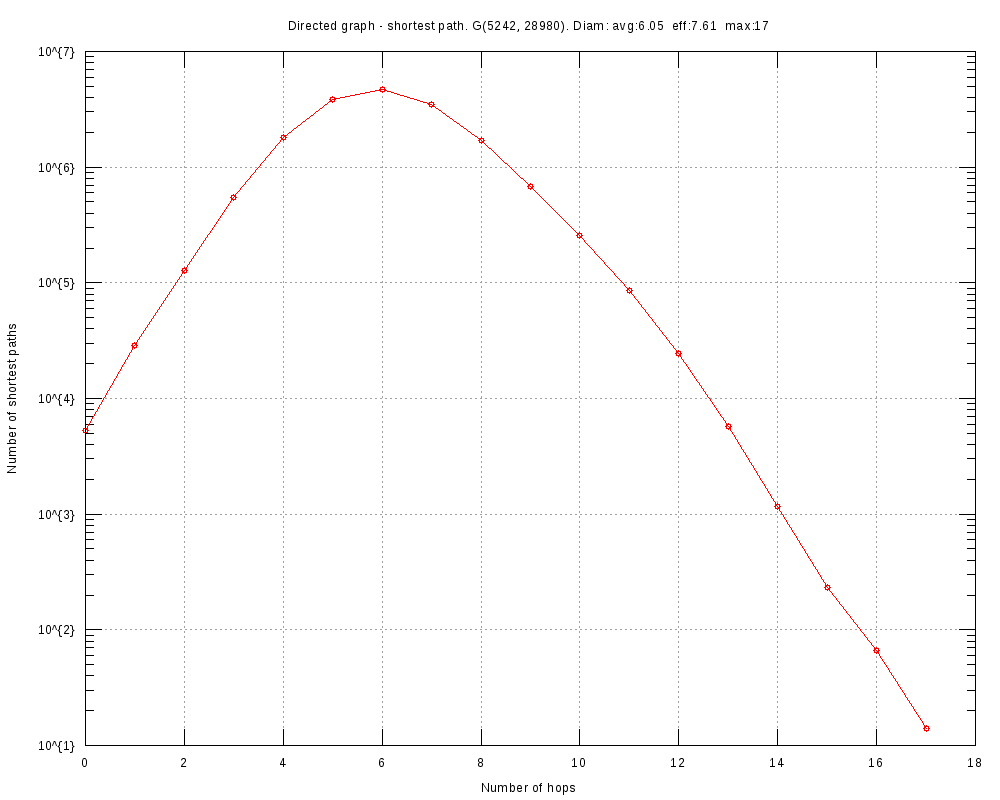

This chart was generated by the following gnuplot code:
#
# Directed graph - shortest path. G(5242, 28980). Diam: avg:6.05  eff:7.61  max:17 (Thu Oct 26 13:23:53 2017)
#

set title "Directed graph - shortest path. G(5242, 28980). Diam: avg:6.05  eff:7.61  max:17"
set key bottom right
set logscale y 10
set format y "10^{%L}"
set mytics 10
set grid
set xlabel "Number of hops"
set ylabel "Number of shortest paths"
set tics scale 2
set terminal png font arial 10 size 1000,800
set output 'diam.GRQ.png'
plot 	"diam.GRQ.tab" using 1:2 title "" with linespoints pt 6
